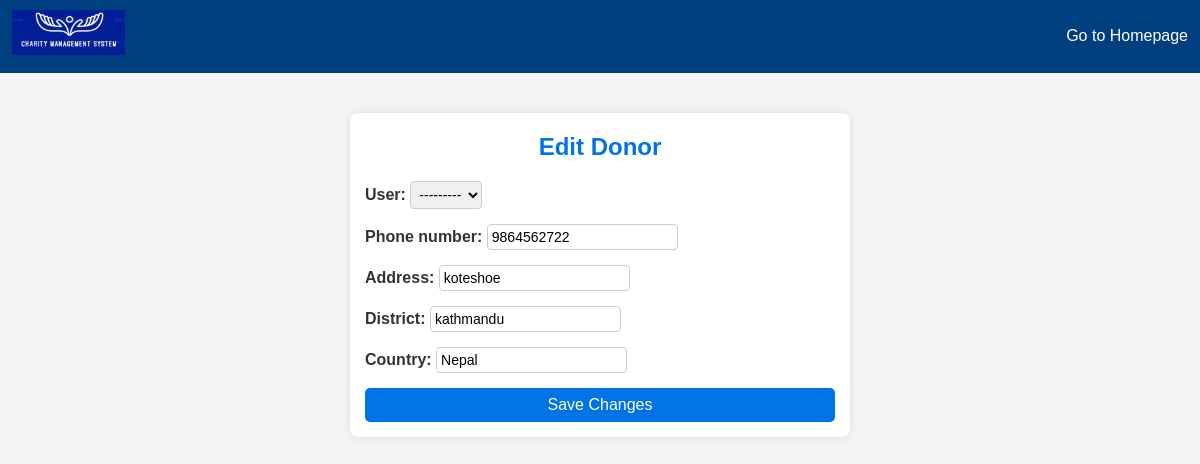
The page /doner/edit/1/ on the database as committed earlier.
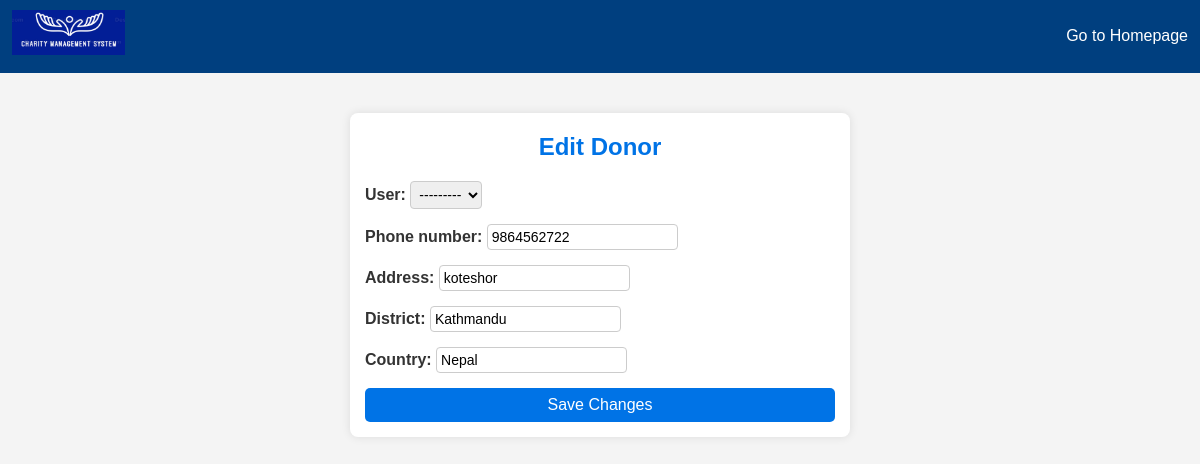
The same page on the database as committed later.
### donor_management/models.py (models this page shows, shortened)
class Donor(models.Model):
    user = models.ForeignKey(User, on_delete=models.CASCADE, null=True)
    phone_number = models.CharField(max_length=15, null=True)
    address = models.CharField(max_length=100, null=True)
    district = models.CharField(max_length=100, null=True)
    country = models.CharField(max_length=100, null=True)
    created_at = models.DateTimeField(auto_now_add=True)
    updated_at = models.DateTimeField(auto_now=True)

### donor_management/views.py (the view)
# urls.py: path('edit/<int:donor_id>/', views.edit_donor, name='donor_update'),
def edit_donor(request, donor_id):
    donor = get_object_or_404(Donor, id=donor_id)
    if request.method == 'POST':
        form = DonorForm(request.POST, instance=donor)
        if form.is_valid():
            form.save()
            return redirect('donor_list')
    else:
        form = DonorForm(instance=donor)
    return render(request, 'donor_management/edit_donor.html', {'form': form})

### donor_management/forms.py
class DonorForm(forms.ModelForm):
    class Meta:
        model = Donor
        fields = ['user', 'phone_number', 'address', 'district', 'country']

### donor_management/templates/donor_management/edit_donor.html (shortened to what this page needs)
<!DOCTYPE html>
<html lang="en">
<head>
</head>
<body>
    <header>
        {% include 'navbar.html' %}
    </header>
    <div class="editcontainer">
        <h1>Edit Donor</h1>
        <form method="post">
            {{ form.as_p }}
            <button type="submit">Save Changes</button>
        </form>
    </div>
</body>
</html>

Rows that differ between the two databases and show on the page:
changed Donor "Nepal": address "koteshoe" → "koteshor"; district "kathmandu" → "Kathmandu"
